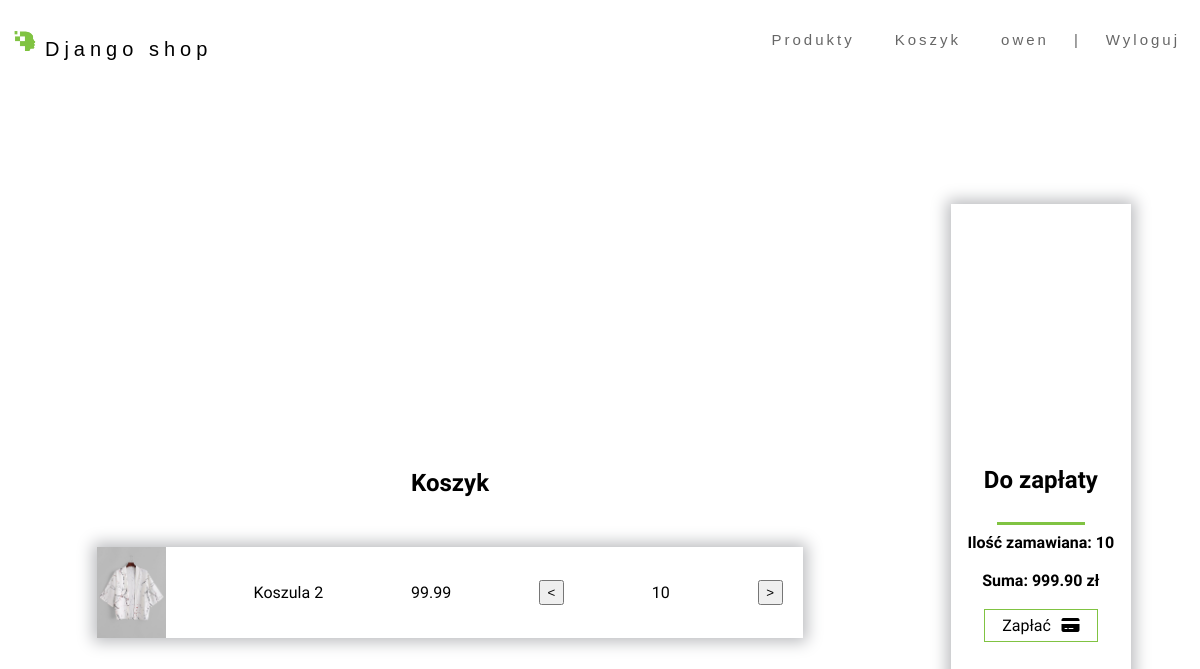
The app's page /cart/ (signed in) with its own data.
### shop/models.py (models this page shows, shortened)
class OrderItem(models.Model):
    product = models.ForeignKey(Product, on_delete=models.SET_NULL, blank=True, null=True)
    order = models.ForeignKey(Order, on_delete=models.SET_NULL, blank=True, null=True)
    quantity = models.IntegerField(default=0, null=True, blank=True)
    date_added = models.DateTimeField(auto_now_add=True)
    @property
    def get_total(self):
        total = self.product.price * self.quantity
        return total

class Product(models.Model):
    class SizeEnum(models.TextChoices):
        S = "S"
        M = "M"
        L = "L"
    name = models.CharField(max_length=200, null=True)
    price = models.FloatField()
    size = models.CharField(max_length=2, choices = SizeEnum.choices, default=SizeEnum.M)
    image = models.ImageField(null=True, blank=True)
    @property
    def imageURL(self):
        try:
            self.url = self.image.url
        except:
            self.url = ''
        return self.url

class Order(models.Model):
    customer = models.ForeignKey(Customer, on_delete=models.SET_NULL, blank=True, null=True)
    complete = models.BooleanField(default=False, null=True, blank=False)
    transaction_id = models.CharField(max_length=200, null=True)
    @property
    def get_cart_total(self):
        orderitems = self.orderitem_set.all()
        total = sum([item.get_total for item in orderitems])
        return total
    @property
    def get_cart_items(self):
        orderitems = self.orderitem_set.all()
        total = sum([item.quantity for item in orderitems])
        if total == 0:
            return "Pusty koszyk"
        else:
            return total

### shop/views.py (the view)
# urls.py: path('cart/', views.cart, name="cart"),
@login_required(login_url='login')
def cart(request):
    data = cartData(request)
    cartItems = data['cartItems']
    order = data['order']
    items = data['items']
    context = {'items': items, 'order': order, 'cartItems': cartItems}
    return render(request, 'shop/cart.html', context)

### shop/utils.py (called while the page is built)
def cartData(request):
	if request.user.is_authenticated:
		customer = request.user.customer
		order, created = Order.objects.get_or_create(customer=customer, complete=False)
		items = order.orderitem_set.all()
		cartItems = order.get_cart_items
	else:
		cookieData = cookieCart(request)
		cartItems = cookieData['cartItems']
		order = cookieData['order']
		items = cookieData['items']
	return {'cartItems': cartItems, 'order': order, 'items': items}

### shop/templates/shop/cart.html
{% extends 'shop/index.html' %}
{% load static %}
{% block css %}
    <link rel="stylesheet" href="{% static 'css/cart.css' %}">
{% endblock css %}
{% block content %}
<section class="cart">
	<div class="cart-list">
		<h1 class="cart-h1">Koszyk</h1>
		{% for item in items %}
		<div class="column">
			<div class="cart-item" id="item">
				<img class="cart-img" src="{{item.product.imageURL}}">
				<p class="desc-item">{{item.product.name}}</p>
				<p class="desc-item">{{item.product.price}}</p>
				<button class="btn-2 update-button" data-action="remove" data-product="{{item.product.id}}"><</button>
				<p class="desc-item">{{item.quantity}}</p>
				<button class="btn-2 update-button" data-action="add" data-product="{{item.product.id}}">></button>
			</div>
		</div>
		{% endfor %}
	</div>
	<div class="cart-checkout">
		<h1 class="cart-h1">Do zapłaty</h1>
		<div class="cart-checkout-row">
			<hr>
			<strong>Ilość zamawiana: {{order.get_cart_items}}</strong><br/>
			<strong>Suma: {{order.get_cart_total | floatformat:2}} zł</strong><br/>
            <a class="checkout-btn" href="{% url 'checkout' %}">Zapłać<i class="fa-solid fa-credit-card"></i></a>
		</div>
	</div>
</section>
{% endblock content %}

### shop/templates/shop/index.html (shortened to what this page needs)
<!DOCTYPE html>
{% load static %}
<html lang="pl">
<head>
    <link href="https://cdnjs.cloudflare.com/ajax/libs/font-awesome/6.2.0/css/all.min.css" rel="stylesheet">
    <link rel="stylesheet" href="{% static 'css/style.css' %}">
    {% block css %}
    {% endblock css %}
</head>
<body>
    <nav>
        <ul>
            <li class="primary-nav">
                <img src="{% static 'img/wsei-logo.png' %}" alt="logo">
                <a href="{% url 'home' %}">Django shop</a>
            </li>
            <li class="secondary-nav">
                {% if request.user.is_authenticated %}
                <a href="{% url 'user' %}">{{request.user}}</a>
                <a>|</a>
                <a href="{% url 'logout' %}">Wyloguj</a>
                {% elif not request.user.is_authenticated %}
                <a href="{% url 'login' %}">Zaloguj</a>
                <a>|</a>
                <a href="{% url 'register' %}">Zarejestruj</a>
                {% endif %}
            </li>
            <li class="secondary-nav">
                <a href="{% url 'cart' %}">Koszyk</a>
            </li>
            <li class="secondary-nav">
                <a href="{% url 'products' %}">Produkty</a>
            </li>
        </ul>
    </nav>
    <main>
        {% block content %}
        {% endblock content %}
    </main>
</body>
</html>

### static/css/style.css (style rules this page uses)
* { padding: 0; text-decoration: none; }
body, html { height: 100%; margin: 0; font-family: 'Albert Sans', sans-serif; max-width: 100%; overflow-x: hidden; background-color: white; }
nav>ul>li { display: inline-block; }
nav { position: fixed; top: 0; width: 100%; z-index: 1; background-color: white; overflow: auto; padding: 10px 30px 20px 10px; }
.primary-nav { float: left; font-size: 20px; }
.primary-nav>a { letter-spacing: 5px; }
.primary-nav>img { width: 30px; }
.secondary-nav>a { letter-spacing: 1px; color: rgba(0, 0, 0, 0.6); font-size: 15px; letter-spacing: 3px; padding-right: 20px; }
.secondary-nav { float: right; margin-right: 10px; margin-left: 10px; font-size: 20px; }
nav>ul>li>a { color: black; font-family: helvetica; text-decoration: none; }

### static/css/cart.css (style rules this page uses)
main { min-height: 120vh; height: 100%; }
.cart { display: flex; margin-top: 15vh; justify-content: center; align-items: center; }
.cart-list { display: flex; justify-content: center; align-items: center; flex-direction: column; }
.column { width: 90%; margin-top: 30px; box-shadow: 0px 0px 15px 4px rgba(186, 187, 190, 1); padding-right: 20px; }
.cart-checkout { box-shadow: 0px 0px 15px 4px rgba(186, 187, 190, 1); display: flex; justify-content: center; align-items: center; flex-direction: column; width: 15%; margin-left: 10%; height: 50vh; }
.cart-checkout-row { display: flex; justify-content: center; align-items: center; flex-direction: column; }
.cart-checkout hr { height: 3px; width: 60%; background: #80c342; border: none; outline: 0; }
.checkout-btn { padding: 4% 8% 4% 8%; border: none; color: black; cursor: pointer; transition: .3s; border:solid 1px #80C342; width: 60%; display: flex; justify-content: space-around; align-items: center; }
.btn-2 { height: 25px; width: 25px; }
.cart-list .cart-img { object-fit: scale-down; width: 10%; }
.cart-list .cart-item { display: flex; flex-direction: row; flex-wrap: wrap; justify-content: space-between; }
.cart-item { display: flex; align-items: center; }
.cart-h1 { font-size: 1.5em; }

### records on screen
OrderItem: product.imageURL (picture), product.name "Koszula 2", product.price "99.99", quantity "10"
Order: get_cart_items "10", get_cart_total "999.90"

### other values on screen
{{ request.user }} "owen"
